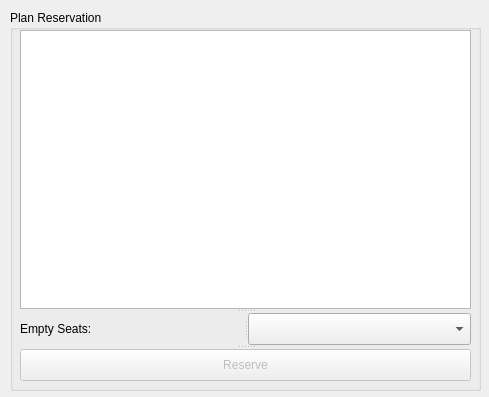
<?xml version="1.0" encoding="UTF-8"?>
<ui version="4.0">
 <class>User</class>
 <widget class="QWidget" name="User">
  <property name="geometry">
   <rect>
    <x>0</x>
    <y>0</y>
    <width>489</width>
    <height>397</height>
   </rect>
  </property>
  <property name="windowTitle">
   <string>User Panel</string>
  </property>
  <widget class="QGroupBox" name="planReserveGB">
   <property name="geometry">
    <rect>
     <x>10</x>
     <y>10</y>
     <width>471</width>
     <height>381</height>
    </rect>
   </property>
   <property name="title">
    <string>Plan Reservation</string>
   </property>
   <widget class="QSplitter" name="splitter_2">
    <property name="geometry">
     <rect>
      <x>10</x>
      <y>20</y>
      <width>451</width>
      <height>351</height>
     </rect>
    </property>
    <property name="orientation">
     <enum>Qt::Vertical</enum>
    </property>
    <widget class="QTableWidget" name="planReserveTable"/>
    <widget class="QSplitter" name="splitter">
     <property name="orientation">
      <enum>Qt::Horizontal</enum>
     </property>
     <widget class="QLabel" name="seatLabel">
      <property name="text">
       <string>Empty Seats:</string>
      </property>
     </widget>
     <widget class="QComboBox" name="seatCombo"/>
    </widget>
    <widget class="QPushButton" name="reserveBtn">
     <property name="enabled">
      <bool>false</bool>
     </property>
     <property name="text">
      <string>Reserve</string>
     </property>
    </widget>
   </widget>
  </widget>
 </widget>
 <resources/>
 <connections/>
</ui>
